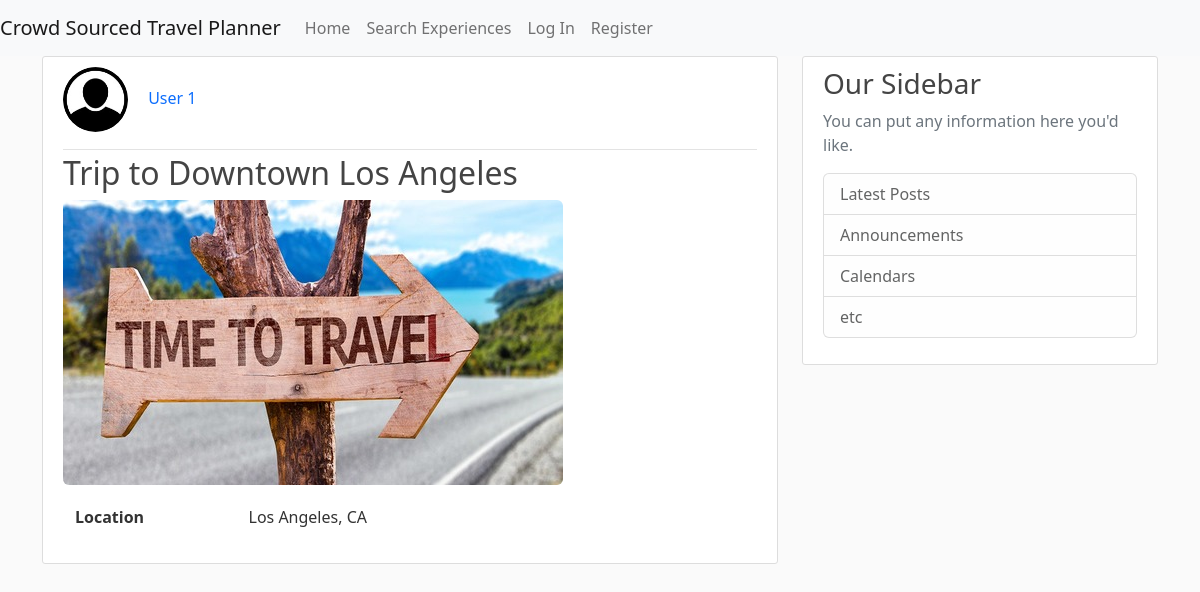
Page /trip/1 on the earlier database version.
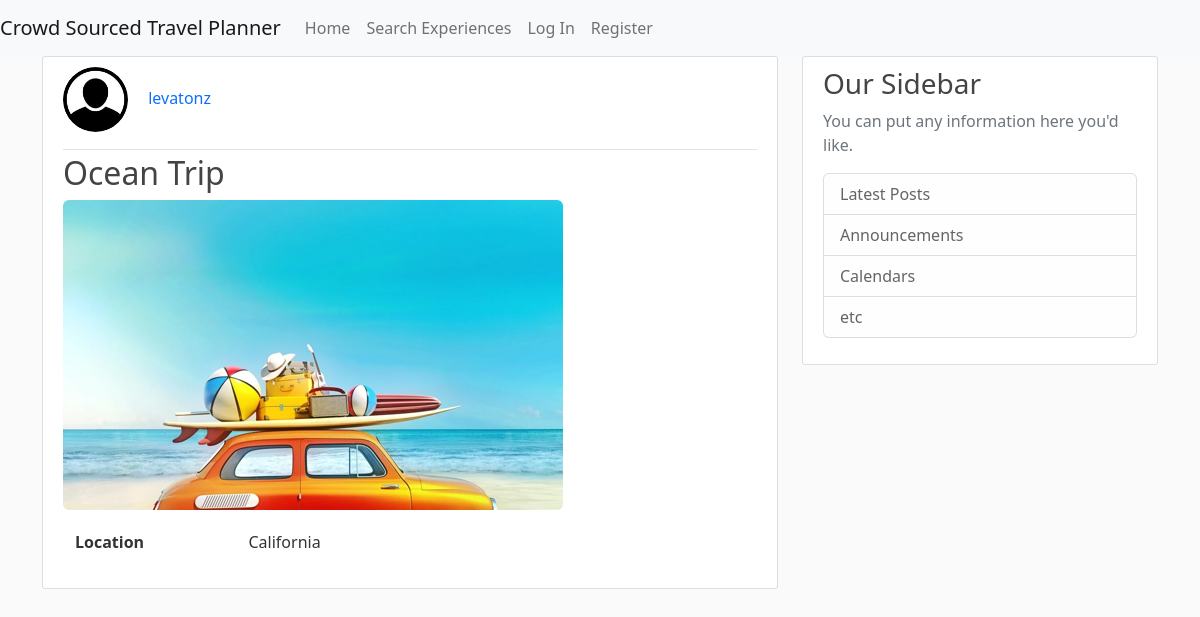
Same page on the later database version.
### CrowdSourcedTravelPlanner/models.py (models this page shows, shortened)
class User(db.Model, UserMixin):
    id = db.Column(db.Integer, primary_key=True)
    username = db.Column(db.String(20), unique=True, nullable=False)
    email = db.Column(db.String(120), unique=True, nullable=False)
    image_file = db.Column(db.String(20), nullable=False, default='default.jpg')
    password = db.Column(db.String(60), nullable=False)
    date_account_created = db.Column(db.DateTime, nullable=False, default=datetime.utcnow)
    experiences = db.relationship('Experience', backref='author', lazy=True)
    trips = db.relationship('Trip', backref='author', lazy=True)
    location = db.Column(db.String(100), nullable=True, default="")
    latitude = db.Column(db.Float, nullable=True)  # Temporarily nullable for now while I'm testing
    longitude = db.Column(db.Float, nullable=True)  # Re-evaluate later
    sort = db.Column(db.String(20), nullable=True, default='recent')

class Trip(db.Model):
    id = db.Column(db.Integer, primary_key=True)
    title = db.Column(db.String(100), nullable=False)
    location = db.Column(db.String(100), nullable=False)
    image_file = db.Column(db.String(20), nullable=False, default='trips_default.jpg')
    user_id = db.Column(db.Integer, db.ForeignKey('user.id'), nullable=False)

### CrowdSourcedTravelPlanner/routes.py (the view)
@app.route("/trip/<int:trip_id>")
def trip(trip_id):
    trip = Trip.query.get_or_404(trip_id)
    return render_template('trip.html', title=trip.title, trip=trip)

### CrowdSourcedTravelPlanner/templates/trip.html (shortened to what this page needs)
{% extends "pageLayout.html" %}
{% block content %}
    <article class="media content-section">
        <div class="media-body">
            <ul>
                <li style="display:inline-block;">
                    <a href="{{ url_for('user_trips', username=trip.author.username) }}">
                        <img class="rounded-circle article-img"
                             src="{{ url_for('static', filename='profile_pics/' + trip.author.image_file) }}">
                    </a>
                </li>
                <li style="display:inline-block;">
                    <a class="mr-2 text-decoration-none" href="{{ url_for('user_trips', username=trip.author.username) }}">{{ trip.author.username }}</a>
                </li>
            </ul>
            <div class="article-metadata">
            </div>
            <h2><a class="article-title text-decoration-none"
                   href="{{ url_for('trip', trip_id=trip.id) }}">{{ trip.title }}</a></h2>
            <a href="{{ url_for('trip', trip_id=trip.id) }}">
                <img class="img-rounded"
                     src="{{ url_for('static', filename='trip_pics/' + trip.image_file) }}">
            </a>
            <div class="container" style="margin-top: 20px;">
                <dl class="row">
                    <dt class="col-sm-3">Location</dt>
                    <dd class="col-sm-9">{{ trip.location }}</dd>
                </dl>
            </div>
        </div>
    </article>
{% endblock content %}

### CrowdSourcedTravelPlanner/templates/pageLayout.html (shortened to what this page needs)
<!DOCTYPE html>
<html lang="en">
<head>
    <link href="https://cdn.jsdelivr.net/npm/bootstrap@5.2.2/dist/css/bootstrap.min.css" rel="stylesheet">
    {% if request.endpoint == 'landing' %}
        <title>Crowd Sourced Travel Planner</title>
        <link href="{{ url_for('static', filename='landing.css') }}" rel="stylesheet" type="text/css">
    {% elif request.endpoint == 'login' %}
        <title>Login</title>
        <link href="{{ url_for('static', filename='login.css') }}" rel="stylesheet" type="text/css">
    {% elif request.endpoint == 'register' %}
        <title>Register</title>
        <link href="{{ url_for('static', filename='register.css') }}" rel="stylesheet" type="text/css">
    {% elif request.endpoint == 'profile' %}
        <title>My Profile</title>
        <link href="{{ url_for('static', filename='profile.css') }}" rel="stylesheet" type="text/css">
    {% elif request.endpoint == 'account' %}
        <title>My Account</title>
        <link href="{{ url_for('static', filename='account.css') }}" rel="stylesheet" type="text/css">
    {% elif request.endpoint == 'add_experience' %}
        <title>Add Experience</title>
        <link href="{{ url_for('static', filename='create_experience.css') }}" rel="stylesheet" type="text/css">
    {% elif request.endpoint == 'experience' %}
        <title>Experience Details</title>
        <link href="{{ url_for('static', filename='experience.css') }}" rel="stylesheet" type="text/css">
    {% elif request.endpoint == 'update_experience' %}
        <title>Update Experience</title>
        <link href="{{ url_for('static', filename='update_experience.css') }}" rel="stylesheet" type="text/css">
    {% elif request.endpoint == 'user_experiences' %}
        <title>User Experiences</title>
        <link href="{{ url_for('static', filename='user_experiences.css') }}" rel="stylesheet" type="text/css">
    {% elif request.endpoint == 'search' %}
        <title>Search</title>
        <link href="{{ url_for('static', filename='search.css') }}" rel="stylesheet" type="text/css">
    {% elif request.endpoint == 'keyword' %}
        <title>Keyword</title>
        <link href="{{ url_for('static', filename='keyword.css') }}" rel="stylesheet" type="text/css">
    {% elif request.endpoint == 'create_trip' %}
        <title>Create Trip</title>
        <link href="{{ url_for('static', filename='create_trip.css') }}" rel="stylesheet" type="text/css">
    {% elif request.endpoint == 'update_trip' %}
        <title>Update Trip</title>
        <link href="{{ url_for('static', filename='update_trip.css') }}" rel="stylesheet" type="text/css">
    {% elif request.endpoint == 'user_trips' %}
        <title>User Trips</title>
        <link href="{{ url_for('static', filename='user_trips.css') }}" rel="stylesheet" type="text/css">
    {% elif request.endpoint == 'trip' %}
        <link href="{{ url_for('static', filename='trip.css') }}" rel="stylesheet" type="text/css">
    {% endif %}
</head>
<body>
    <nav class="navbar navbar-expand-lg navbar-light bg-light">
        <a class="navbar-brand" href="{{ url_for('landing') }}">Crowd Sourced Travel Planner</a>
        <div class="collapse navbar-collapse" id="navbarNav">
            <ul class="navbar-nav">
                <li class="nav-item active">
                    <a class="nav-link" href="{{ url_for('landing') }}">Home</a>
                </li>
                <li class="nav-item">
                    <a class="nav-link" href="{{ url_for('search') }}">Search Experiences</a>
                </li>
                {% if current_user.is_authenticated %}
                    <li class="nav-item">
                        <a class="nav-link" href="{{ url_for('add_experience') }}">Add Experience</a>
                    </li>
                    <li class="nav-item">
                        <a class="nav-link" href="{{ url_for('create_trip') }}">Create Trip</a>
                    </li>
                    <li class="nav-item">
                        <a class="nav-link" href="{{ url_for('profile') }}">My Profile</a>
                    </li>
                    <li class="nav-item">
                        <a class="nav-link" href="{{ url_for('account') }}">My Account</a>
                    </li>
                    <li class="nav-item">
                        <a class="nav-link" href="{{ url_for('logout') }}">Log Out</a>
                    </li>
                {% else %}
                    <li class="nav-item">
                        <a class="nav-link" href="{{ url_for('login') }}">Log In</a>
                    </li>
                    <li class="nav-item">
                        <a class="nav-link" href="{{ url_for('register') }}">Register</a>
                    </li>
                {% endif %}
            </ul>
        </div>
    </nav>
    <main role="main" class="container">
        <div class="row">
            <div class="col-md-8">
                {% block content %}{% endblock %}
            </div>
            <div class="col-md-4">
                <div class="content-section">
                    <h3>Our Sidebar</h3>
                    <p class='text-muted'>You can put any information here you'd like.
                    <ul class="list-group">
                        <li class="list-group-item list-group-item-light">Latest Posts</li>
                        <li class="list-group-item list-group-item-light">Announcements</li>
                        <li class="list-group-item list-group-item-light">Calendars</li>
                        <li class="list-group-item list-group-item-light">etc</li>
                    </ul>
                    </p>
                </div>
            </div>
        </div>
    </main>
</body>
</html>

### CrowdSourcedTravelPlanner/static/trip.css (style rules this page uses)
body { background: #fafafa; color: #333333; }
h1, h2, h3, h4, h5, h6 { color: #444444; }
.content-section { background: #ffffff; padding: 10px 20px; border: 1px solid #dddddd; border-radius: 3px; margin-bottom: 20px; }
.article-title { color: #444444; }
.article-img { height: 65px; width: 65px; margin-right: 16px; }
.article-metadata { padding-bottom: 1px; margin-bottom: 4px; border-bottom: 1px solid #e3e3e3 }
.img-rounded { border-radius:6px; }
ul { list-style: none; padding-left: 0; }

Differences in the rows shown:
changed User: author.username "User 1" → "levatonz"
changed Trip: title "Trip to Downtown Los Angeles" → "Ocean Trip"; image_file: picture added in place of a placeholder; location "Los Angeles, CA" → "California"
